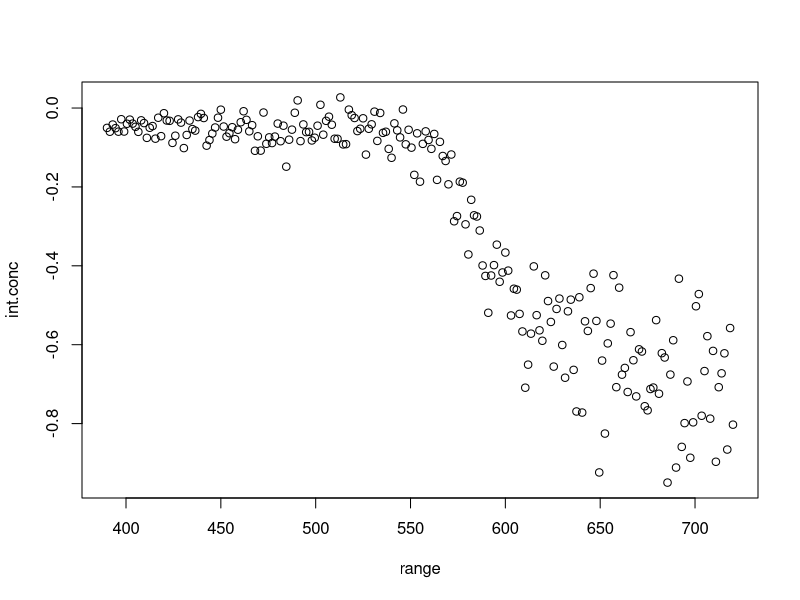
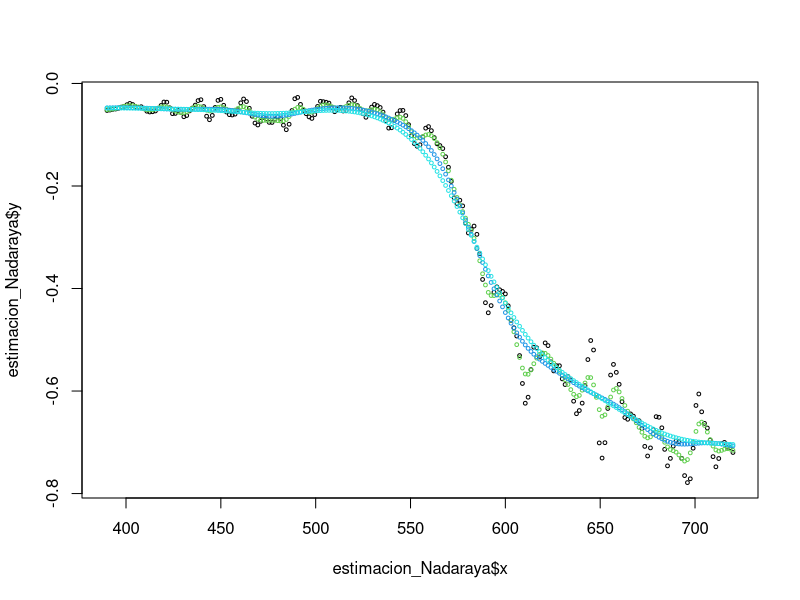

These figures' R source, in order: (Note: this script raises an error after producing the figures.)
## ---- chunk 1
knitr::opts_chunk$set(echo = TRUE)
## ---- chunk 2
datos<-read.csv("lidar.txt", header =TRUE, sep="")
attach(datos)

plot(x=range,y=int.conc)
## ---- chunk 3
ventanas<-c(5,10,30,50)
for (i in 1:length(ventanas)) {
  estimacion_Nadaraya<-ksmooth(x=range, y=int.conc, kernel =  "normal", bandwidth = ventanas[i])
if(i==1){
  plot(x=estimacion_Nadaraya$x,y=estimacion_Nadaraya$y, cex=0.5)
}
else{points(x=estimacion_Nadaraya$x,y=estimacion_Nadaraya$y, col=i+1, cex=0.5)}
}
## ---- chunk 4
ventanas<-c(5,10,30,50)
ecpp<-c()
for (i in 1:length(ventanas)) {
  estimacion_Nadaraya<-ksmooth(x=range, y=int.conc, kernel =  "normal", bandwidth = ventanas[i])

  valores_error <-c()
  for (j in 1:length(datos)) {
  y_estimado<-approxfun(estimacion_Nadaraya)(range[j])
  valores_error <- c(valores_error,(int.conc[j]-y_estimado)**2)
}
  ecpp<-c(ecpp,sum(valores_error)/length(datos))
}
ecpp
## ---- chunk 5
grilla<-seq(3,165,by=1)
num_random<-sample(1:length(range),length(range)*0.2)
datos_entrenamiento<-datos[-num_random,]
datos_testeo<-datos[num_random,]

ecpp<-c()
for (i in 1:length(grilla)) {
  estimacion_Nadaraya<-ksmooth(x=datos_entrenamiento$range, y=datos_entrenamiento$int.conc, kernel =  "normal", bandwidth = grilla[i])

  valores_error <-c()
  for (j in 1:length(datos_testeo)) {
    y_estimado<-approxfun(estimacion_Nadaraya)(range[j])
    valores_error <- c(valores_error,((datos_testeo$int.conc[j]-y_estimado)**2))
  }
  ecpp<-c(ecpp,sum(valores_error)/length(datos_testeo))
}

plot(grilla,ecpp)
h_optima<-grilla[which.min(ecpp)]
h_optima
## ---- chunk 6

estimacion_Nadaraya<-ksmooth(x=range, y=int.conc, kernel =  "normal", bandwidth = h_optima)
plot(datos$range,y=datos$int.conc)
points(x=estimacion_Nadaraya$x,y=estimacion_Nadaraya$y, col=2)

## ---- chunk 7
# hoptima del punto 4
estimacion_Nadaraya<-ksmooth(x=range, y=int.conc, kernel =  "normal", bandwidth = h_optima)

valores_error <-c()
for (j in 1:length(datos)) {
  y_estimado<-approxfun(estimacion_Nadaraya)(range[j])
  valores_error <- c(valores_error,(int.conc[j]-y_estimado)**2)
}
## ---- chunk 8
num_random<-sample(1:length(range),length(range)*0.2)
datos_entrenamiento<-datos[-num_random,]
datos_testeo<-datos[num_random,]

estimacion_Nadaraya<-ksmooth(x=datos_entrenamiento$range, y=datos_entrenamiento$int.conc, kernel =  "normal", bandwidth =  h_optima)

valores_error <-c()
for (j in 1:length(datos_testeo)) {
    y_estimado<-approxfun(estimacion_Nadaraya)(range[j])
    valores_error <- c(valores_error,((datos_testeo$int.conc[j]-y_estimado)**2))
}
ecpp <- sum(valores_error)/length(datos_testeo)
ecpp
## ---- chunk 9
